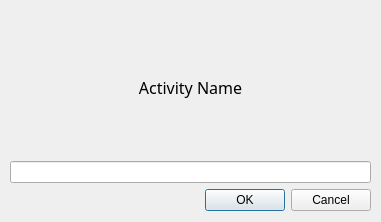
<?xml version="1.0" encoding="UTF-8"?>
<ui version="4.0">
 <class>Dialog</class>
 <widget class="QDialog" name="Dialog">
  <property name="geometry">
   <rect>
    <x>0</x>
    <y>0</y>
    <width>381</width>
    <height>222</height>
   </rect>
  </property>
  <property name="windowTitle">
   <string>Dialog</string>
  </property>
  <widget class="QWidget" name="">
   <property name="geometry">
    <rect>
     <x>10</x>
     <y>20</y>
     <width>361</width>
     <height>191</height>
    </rect>
   </property>
   <layout class="QVBoxLayout" name="verticalLayout">
    <item>
     <widget class="QLabel" name="label">
      <property name="font">
       <font>
        <family>Mongolian Baiti</family>
        <pointsize>12</pointsize>
       </font>
      </property>
      <property name="text">
       <string>Activity Name</string>
      </property>
      <property name="alignment">
       <set>Qt::AlignCenter</set>
      </property>
     </widget>
    </item>
    <item>
     <widget class="QLineEdit" name="lineEdit"/>
    </item>
    <item>
     <widget class="QDialogButtonBox" name="buttonBox">
      <property name="orientation">
       <enum>Qt::Horizontal</enum>
      </property>
      <property name="standardButtons">
       <set>QDialogButtonBox::Cancel|QDialogButtonBox::Ok</set>
      </property>
     </widget>
    </item>
   </layout>
  </widget>
 </widget>
 <resources/>
 <connections>
  <connection>
   <sender>buttonBox</sender>
   <signal>accepted()</signal>
   <receiver>Dialog</receiver>
   <slot>accept()</slot>
   <hints>
    <hint type="sourcelabel">
     <x>248</x>
     <y>254</y>
    </hint>
    <hint type="destinationlabel">
     <x>157</x>
     <y>274</y>
    </hint>
   </hints>
  </connection>
  <connection>
   <sender>buttonBox</sender>
   <signal>rejected()</signal>
   <receiver>Dialog</receiver>
   <slot>reject()</slot>
   <hints>
    <hint type="sourcelabel">
     <x>316</x>
     <y>260</y>
    </hint>
    <hint type="destinationlabel">
     <x>286</x>
     <y>274</y>
    </hint>
   </hints>
  </connection>
 </connections>
</ui>
